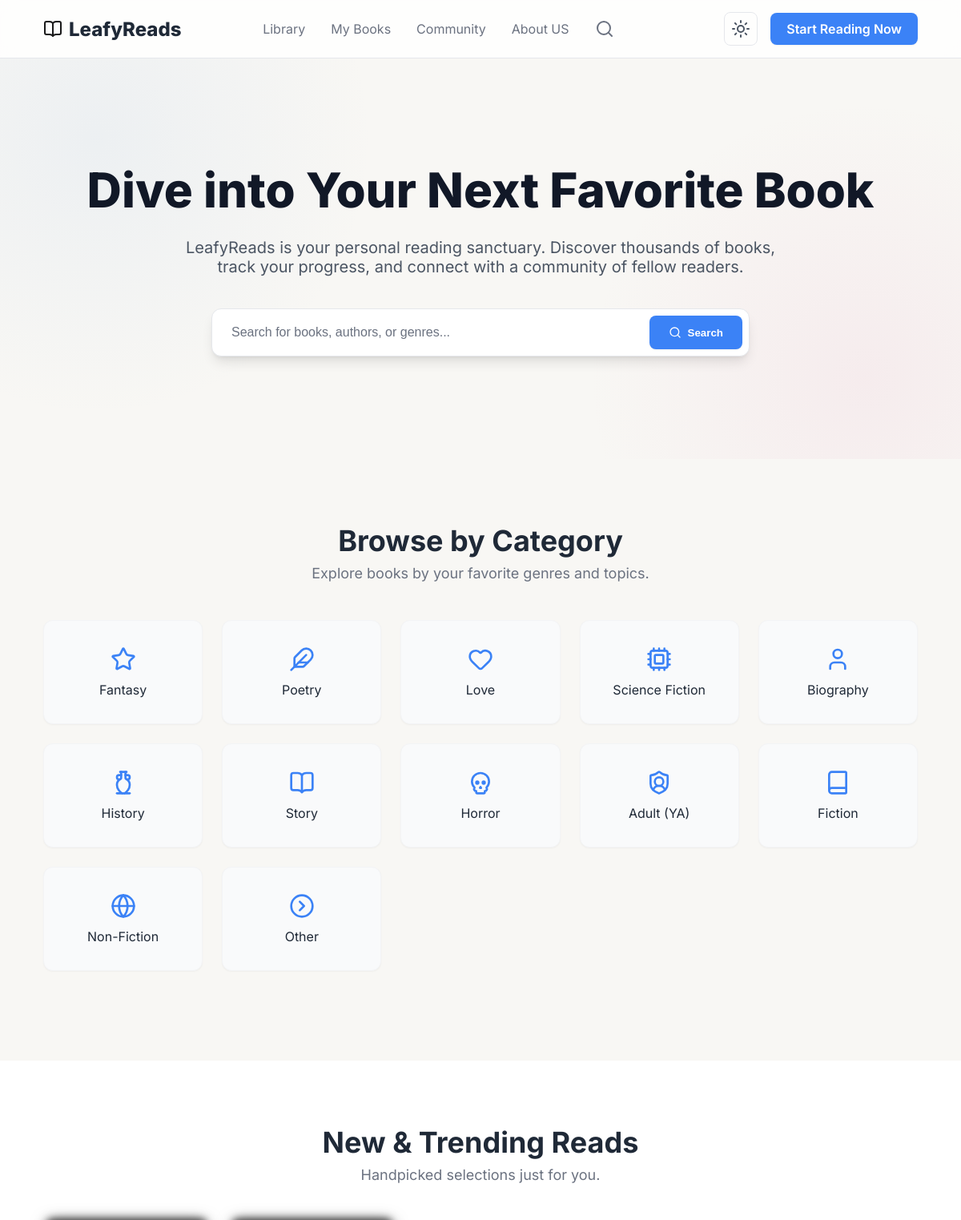
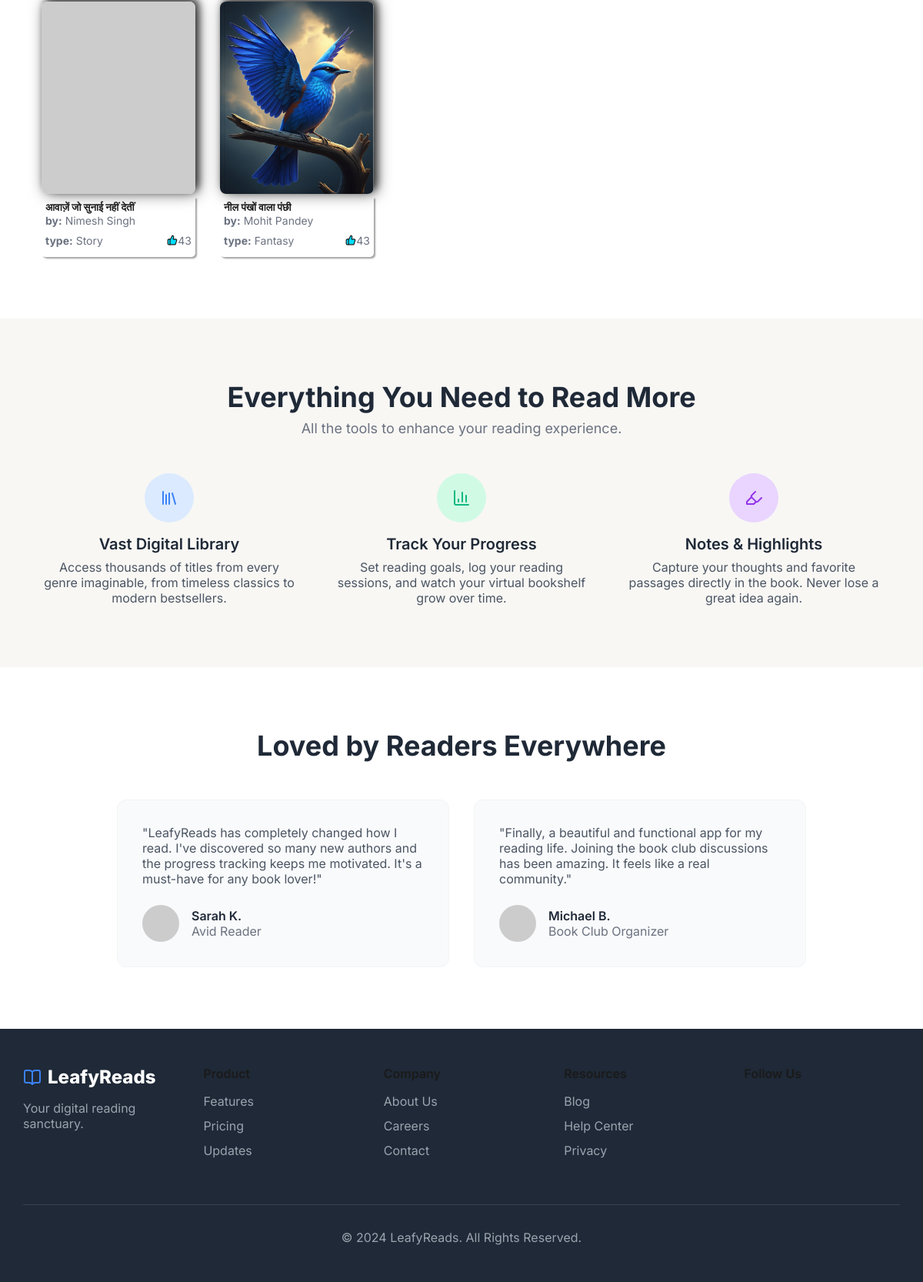
The page / on the database its author committed (2 pictures, top to bottom).
### books/models.py (models this page shows, shortened)
class Genre(models.Model):
    category = models.ForeignKey(Category, on_delete=models.SET_NULL, null=True, related_name='genres')
    name = models.CharField(max_length=100)
    slug = models.SlugField(unique=True)
    lucidicon = models.CharField(max_length=100, blank=True, null=True)
    def __str__(self):
        return self.name

class Book(models.Model):
    title = models.CharField(max_length=200, unique=True)
    slug = models.SlugField(unique=True, blank=True)
    author = models.CharField(max_length=100)
    genre = models.ForeignKey(Genre, on_delete=models.SET_NULL, null=True, related_name='books')
    price = models.DecimalField(max_digits=6, decimal_places=2)
    isbn = models.CharField(max_length=20, blank=True, null=True)
    cover_front = models.ImageField(upload_to=book_media_upload_path)
    pdf_file = models.FileField(upload_to=book_media_upload_path, blank=True, null=True)
    is_published = models.BooleanField(default=True)
    uploaded_at = models.DateTimeField(auto_now_add=True)
    updated_at = models.DateTimeField(auto_now=True)

### home/views.py (the view)
# urls.py: path('', include('home.urls')),
def home(request):
    category = Genre.objects.all()
    books = Book.objects.all()
    return render(request, 'home.html', {
        'books': books,
        'category':category
    })

### home/templates/home.html (shortened to what this page needs)
{% extends 'base.html' %}
{% load static %}
{% block body %}
  <main>
    <section class="hero-bg">
      <div class="container">
        <h1>Dive into Your Next Favorite Book</h1>
        <p>LeafyReads is your personal reading sanctuary. Discover thousands of books, track your progress, and connect with a community of fellow readers.</p>
        <form class="hero-search-form" onsubmit="event.preventDefault();">
          <input type="text" placeholder="Search for books, authors, or genres..." />
          <button type="submit" class="btn primary-btn">
            <i data-lucide="search" style="width:1rem; height:1rem;"></i>
            <span>Search</span>
          </button>
        </form>
      </div>
    </section>
    <section>
      <div class="container">
        <div class="section-header">
          <h2>Browse by Category</h2>
          <p>Explore books by your favorite genres and topics.</p>
        </div>
        <div class="books-category-grid" style="display: grid; grid-template-columns: repeat(auto-fit, minmax(180px, 1fr)); gap: 1.5rem; margin-bottom: 2rem;">
          {% for cat in category %}
            <a href="{% url 'category' cat.slug %}" class="category-card" style="background: var(--color-card-bg); border: 1px solid var(--color-card-border); border-radius: 0.75rem; padding: 2rem 1rem; text-align: center; color: var(--color-logo-dark); transition: box-shadow 0.2s;">
              <i data-lucide="{{ cat.lucidicon }}" style="width:2rem;height:2rem;color:var(--color-primary);margin-bottom:0.5rem;"></i>
              <div>{{ cat.name }}</div>
            </a>
          {% endfor %}
          <a href="" class="category-card" style="background: var(--color-card-bg); border: 1px solid var(--color-card-border); border-radius: 0.75rem; padding: 2rem 1rem; text-align: center; color: var(--color-logo-dark); transition: box-shadow 0.2s;">
            <i data-lucide="circle-chevron-right" style="width:2rem;height:2rem;color:var(--color-primary);margin-bottom:0.5rem;"></i>
            <div>Other</div>
          </a>
        </div>
      </div>
    </section>
    <section class="bg-white">
      <div class="container">
        <div class="section-header">
          <h2>New & Trending Reads</h2>
          <p>Handpicked selections just for you.</p>
        </div>
        <div class="books-grid">
          {% for book in books %}
            {% if book.is_published %}
              <div class="book-item">
                <a href="{% url 'book' book.slug %}">
                  <img src="{{ book.cover_front.url }}" alt="Book Cover 1" onerror="this.onerror=null;this.src='https://placehold.co/400x600/cccccc/ffffff?text=Image+Failed';" />
                  <div style="box-shadow: 2px 2px 2px #3a3a3a78;padding: 5px;border-radius: 0px 0px 5px 5px;">
                    <h5 class="truncate">{{ book.title }}</h5>
                    <p class="truncate">
                      <span style="font-weight: 700;">by:</span> {{ book.author }}
                    </p>
                    <div style="padding: 5px 0px; display: flex;justify-content: space-between;align-items: center;">
                      <p class="truncate">
                        <span style="font-weight: 700;">type:</span> {{ book.genre }}
                      </p>
                      <div style="display: flex;justify-content: center;align-items: center;">
                        <i style="width: 14px;fill: #00deff;" data-lucide="thumbs-up"></i>
                        <p>43</p>
                      </div>
                    </div>
                  </div>
                </a>
              </div>
            {% endif %}
          {% endfor %}
        </div>
      </div>
    </section>
    <section>
      <div class="container">
        <div class="section-header">
          <h2>Everything You Need to Read More</h2>
          <p>All the tools to enhance your reading experience.</p>
        </div>
        <div class="features-grid">
          <div class="feature-item">
            <div class="feature-icon bg-blue">
              <i data-lucide="library"></i>
            </div>
            <h3>Vast Digital Library</h3>
            <p>Access thousands of titles from every genre imaginable, from timeless classics to modern bestsellers.</p>
          </div>
          <div class="feature-item">
            <div class="feature-icon bg-green">
              <i data-lucide="bar-chart-3"></i>
            </div>
            <h3>Track Your Progress</h3>
            <p>Set reading goals, log your reading sessions, and watch your virtual bookshelf grow over time.</p>
          </div>
          <div class="feature-item">
            <div class="feature-icon bg-purple">
              <i data-lucide="highlighter"></i>
            </div>
            <h3>Notes & Highlights</h3>
            <p>Capture your thoughts and favorite passages directly in the book. Never lose a great idea again.</p>
          </div>
        </div>
      </div>
    </section>
    <section class="bg-white">
      <div class="container">
        <div class="section-header">
          <h2>Loved by Readers Everywhere</h2>
        </div>
        <div class="testimonials-grid">
          <div class="testimonial-card">
            <p>"LeafyReads has completely changed how I read. I've discovered so many new authors and the progress tracking keeps me motivated. It's a must-have for any book lover!"</p>
            <div class="testimonial-author">
              <img src="https://i.pravatar.cc/150?img=1" alt="Avatar of Sarah K." />
              <div>
                <p class="author-name">Sarah K.</p>
                <p class="author-title">Avid Reader</p>
              </div>
            </div>
          </div>
          <div class="testimonial-card">
            <p>"Finally, a beautiful and functional app for my reading life. Joining the book club discussions has been amazing. It feels like a real community."</p>
            <div class="testimonial-author">
              <img src="https://i.pravatar.cc/150?img=2" alt="Avatar of Michael B." />
              <div>
                <p class="author-name">Michael B.</p>
                <p class="author-title">Book Club Organizer</p>
              </div>
            </div>
          </div>
        </div>
      </div>
    </section>
  </main>
{% endblock %}

### static/css/searchnav.css (style rules this page uses)
::placeholder { color: #aaa; }

### rows shown on the page
Genre: name "Fantasy"
Genre: name "Poetry"
Genre: name "Love"
Genre: name "Science Fiction"
Genre: name "Biography"
Genre: name "History"
Genre: name "Story"
Genre: name "Horror"
Genre: name "Adult (YA)"
Genre: name "Fiction"
Genre: name "Non-Fiction"
Book: is_published True (drawn), title "आवाज़ें जो सुनाई नहीं देतीं", author "Nimesh Singh", genre "Story"
Book: cover_front (picture), title "नील पंखों वाला पंछी", author "Mohit Pandey", genre "Fantasy"
